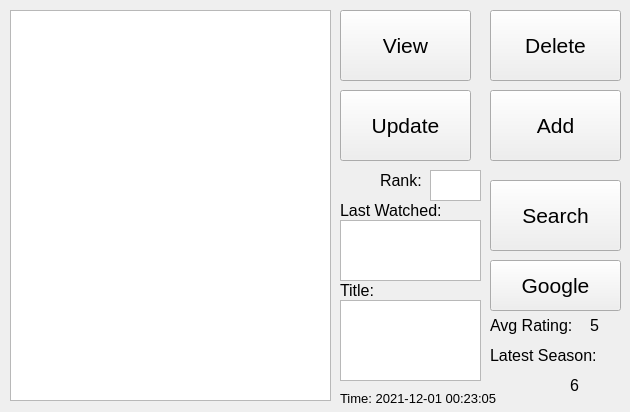
<?xml version="1.0" encoding="UTF-8"?>
<ui version="4.0">
 <class>Form</class>
 <widget class="QWidget" name="Form">
  <property name="geometry">
   <rect>
    <x>0</x>
    <y>0</y>
    <width>630</width>
    <height>412</height>
   </rect>
  </property>
  <property name="font">
   <font>
    <pointsize>14</pointsize>
   </font>
  </property>
  <property name="windowTitle">
   <string>save TV series</string>
  </property>
  <widget class="QPushButton" name="viewButton">
   <property name="geometry">
    <rect>
     <x>340</x>
     <y>10</y>
     <width>131</width>
     <height>71</height>
    </rect>
   </property>
   <property name="font">
    <font>
     <pointsize>16</pointsize>
    </font>
   </property>
   <property name="text">
    <string>View</string>
   </property>
   <property name="checkable">
    <bool>false</bool>
   </property>
  </widget>
  <widget class="QPushButton" name="updateButton">
   <property name="geometry">
    <rect>
     <x>340</x>
     <y>90</y>
     <width>131</width>
     <height>71</height>
    </rect>
   </property>
   <property name="font">
    <font>
     <pointsize>16</pointsize>
    </font>
   </property>
   <property name="text">
    <string>Update</string>
   </property>
  </widget>
  <widget class="QPushButton" name="deleteButton">
   <property name="geometry">
    <rect>
     <x>490</x>
     <y>10</y>
     <width>131</width>
     <height>71</height>
    </rect>
   </property>
   <property name="font">
    <font>
     <pointsize>16</pointsize>
    </font>
   </property>
   <property name="text">
    <string>Delete</string>
   </property>
  </widget>
  <widget class="QPushButton" name="addButton">
   <property name="geometry">
    <rect>
     <x>490</x>
     <y>90</y>
     <width>131</width>
     <height>71</height>
    </rect>
   </property>
   <property name="font">
    <font>
     <pointsize>16</pointsize>
    </font>
   </property>
   <property name="text">
    <string>Add</string>
   </property>
  </widget>
  <widget class="QPushButton" name="searchButton">
   <property name="geometry">
    <rect>
     <x>490</x>
     <y>180</y>
     <width>131</width>
     <height>71</height>
    </rect>
   </property>
   <property name="font">
    <font>
     <pointsize>16</pointsize>
    </font>
   </property>
   <property name="text">
    <string>Search</string>
   </property>
  </widget>
  <widget class="QListWidget" name="listWidget">
   <property name="geometry">
    <rect>
     <x>10</x>
     <y>10</y>
     <width>321</width>
     <height>391</height>
    </rect>
   </property>
   <property name="font">
    <font>
     <pointsize>16</pointsize>
    </font>
   </property>
  </widget>
  <widget class="QLabel" name="timeLabel">
   <property name="geometry">
    <rect>
     <x>340</x>
     <y>390</y>
     <width>171</width>
     <height>16</height>
    </rect>
   </property>
   <property name="font">
    <font>
     <pointsize>10</pointsize>
    </font>
   </property>
   <property name="text">
    <string>Time: 2021-12-01 00:23:05</string>
   </property>
  </widget>
  <widget class="QTextEdit" name="rankTextEdit">
   <property name="geometry">
    <rect>
     <x>430</x>
     <y>170</y>
     <width>51</width>
     <height>31</height>
    </rect>
   </property>
   <property name="font">
    <font>
     <pointsize>12</pointsize>
    </font>
   </property>
   <property name="placeholderText">
    <string/>
   </property>
  </widget>
  <widget class="QTextEdit" name="lastWatchedTextEdit">
   <property name="geometry">
    <rect>
     <x>340</x>
     <y>220</y>
     <width>141</width>
     <height>61</height>
    </rect>
   </property>
   <property name="font">
    <font>
     <pointsize>12</pointsize>
    </font>
   </property>
   <property name="placeholderText">
    <string/>
   </property>
  </widget>
  <widget class="QTextEdit" name="titleTextEdit">
   <property name="geometry">
    <rect>
     <x>340</x>
     <y>300</y>
     <width>141</width>
     <height>81</height>
    </rect>
   </property>
   <property name="font">
    <font>
     <pointsize>12</pointsize>
    </font>
   </property>
   <property name="documentTitle">
    <string/>
   </property>
   <property name="placeholderText">
    <string/>
   </property>
  </widget>
  <widget class="QLabel" name="label">
   <property name="geometry">
    <rect>
     <x>380</x>
     <y>170</y>
     <width>41</width>
     <height>20</height>
    </rect>
   </property>
   <property name="font">
    <font>
     <pointsize>12</pointsize>
    </font>
   </property>
   <property name="text">
    <string>Rank:</string>
   </property>
  </widget>
  <widget class="QLabel" name="label_2">
   <property name="geometry">
    <rect>
     <x>340</x>
     <y>200</y>
     <width>101</width>
     <height>20</height>
    </rect>
   </property>
   <property name="font">
    <font>
     <pointsize>12</pointsize>
    </font>
   </property>
   <property name="text">
    <string>Last Watched:</string>
   </property>
  </widget>
  <widget class="QLabel" name="label_3">
   <property name="geometry">
    <rect>
     <x>340</x>
     <y>280</y>
     <width>101</width>
     <height>20</height>
    </rect>
   </property>
   <property name="font">
    <font>
     <pointsize>12</pointsize>
    </font>
   </property>
   <property name="text">
    <string>Title:</string>
   </property>
  </widget>
  <widget class="QLabel" name="ratingLabel">
   <property name="geometry">
    <rect>
     <x>590</x>
     <y>310</y>
     <width>31</width>
     <height>31</height>
    </rect>
   </property>
   <property name="font">
    <font>
     <pointsize>12</pointsize>
    </font>
   </property>
   <property name="text">
    <string>5</string>
   </property>
  </widget>
  <widget class="QLabel" name="label_4">
   <property name="geometry">
    <rect>
     <x>490</x>
     <y>310</y>
     <width>101</width>
     <height>31</height>
    </rect>
   </property>
   <property name="font">
    <font>
     <pointsize>12</pointsize>
    </font>
   </property>
   <property name="text">
    <string>Avg Rating:</string>
   </property>
  </widget>
  <widget class="QLabel" name="label_5">
   <property name="geometry">
    <rect>
     <x>490</x>
     <y>340</y>
     <width>131</width>
     <height>31</height>
    </rect>
   </property>
   <property name="font">
    <font>
     <pointsize>12</pointsize>
    </font>
   </property>
   <property name="text">
    <string>Latest Season:</string>
   </property>
  </widget>
  <widget class="QLabel" name="lastestLabel">
   <property name="geometry">
    <rect>
     <x>570</x>
     <y>370</y>
     <width>51</width>
     <height>31</height>
    </rect>
   </property>
   <property name="font">
    <font>
     <pointsize>12</pointsize>
    </font>
   </property>
   <property name="text">
    <string>6</string>
   </property>
  </widget>
  <widget class="QPushButton" name="googleButton">
   <property name="geometry">
    <rect>
     <x>490</x>
     <y>260</y>
     <width>131</width>
     <height>51</height>
    </rect>
   </property>
   <property name="font">
    <font>
     <pointsize>16</pointsize>
    </font>
   </property>
   <property name="text">
    <string>Google</string>
   </property>
  </widget>
 </widget>
 <resources/>
 <connections/>
</ui>
